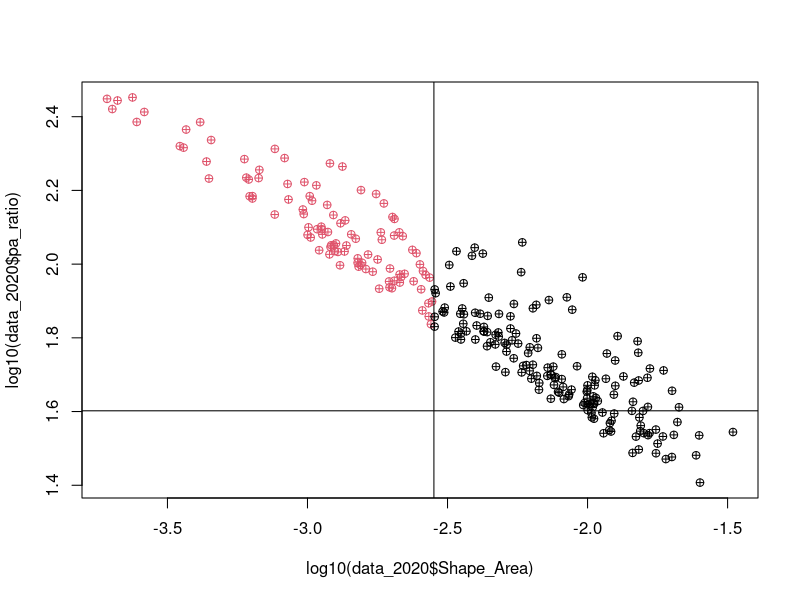
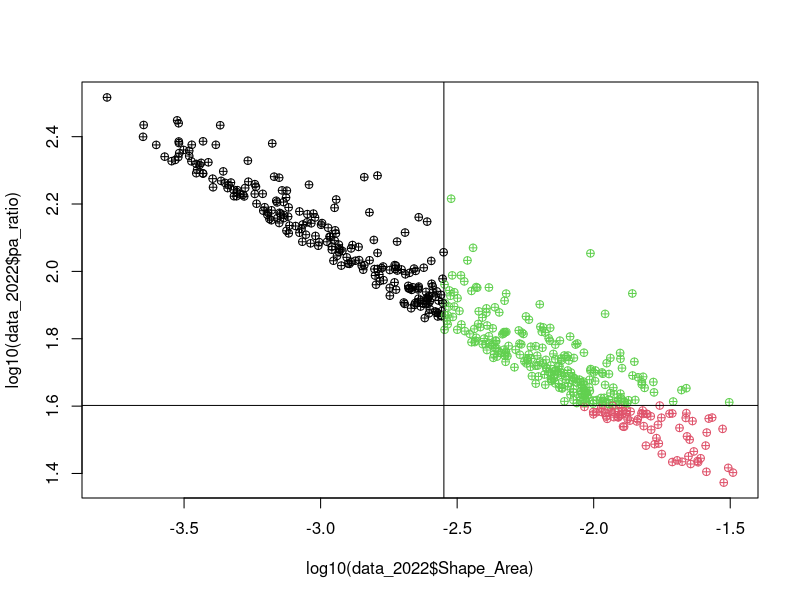

Generate these figures, in order, with R: (Note: this script raises an error after producing the figures.)

####LIBRARIES####
library(tidyverse) # you need to load the packages each time you use R

####DATA####
pa_data <- read_csv("OL_PA_all.csv")

####CLASS CHECK####
pa_data$Shape_Length <- as.numeric(pa_data$Shape_Length)
pa_data$Shape_Area <- as.numeric(pa_data$Shape_Area)
pa_data$ID <- as.factor(pa_data$ID)
pa_data$Plot_ID <- as.factor(pa_data$Plot_ID)
pa_data$Source <- as.factor(pa_data$Source)
pa_data$Fate <- as.factor(pa_data$Fate)
pa_data$Recruit[is.na(pa_data$Recruit)] <- "N" #fill the data
pa_data$Recruit <- as.factor(pa_data$Recruit)
summary(pa_data)
head(pa_data)


####Classify juvenile and adult####
pa_data$size_class[pa_data$Shape_Area<=0.002827433 ] <- 'J' #size smaller than 6 cm is juvenile
pa_data$size_class[pa_data$Shape_Area > 0.002827433] <- 'A'
pa_data$size_class <- as.factor(pa_data$size_class)

####Calculate pa_ratio####
pa_data$pa_ratio <- pa_data$Shape_Length / pa_data$Shape_Area

####Plot pa_ratio with size####
data_2020 = filter(pa_data, Year=='2020')
data_2020
plot(log10(data_2020$Shape_Area), log10(data_2020$pa_ratio),
     pch = 10,
     col = factor(data_2020$size_class))
abline(v=log10(pi*0.03^2))
abline(h=log10(40)) #check the standard of compact adult

####Classify irregular and compact adult####
levels(pa_data$size_class) <- c(levels(pa_data$size_class), "IA", "CA")
pa_data$size_class[pa_data$pa_ratio<40 & pa_data$size_class=='A'] <- 'IA'
pa_data$size_class[pa_data$pa_ratio>=40 & pa_data$size_class=='A'] <- 'CA'

####Plot pa_ratio with size base on morphological stages####
data_2022 = filter(pa_data, Year=='2022')
data_2022
plot(log10(data_2022$Shape_Area), log10(data_2022$pa_ratio),
     pch = 10,
     col = factor(data_2022$size_class))
abline(v=log10(pi*0.03^2))
abline(h=log10(40)) #check the standard of compact adult

####Plot pa_ratio and mortality####
data_2020 = filter(pa_data, Year=='2020')
data_2020$mortality <- ifelse(data_2020$Fate == "D", 0, ifelse(is.na(data_2020$Fate), 1, 1))


###Seperate data


####Add Fate (G,S) and their sa_change####
pa_data_GS <- data.frame()
# Subset the data.frame to only include observations from the two dates of interest
for (plot_id in c("M1", "M2", "TY3")) { # loop in sites
  #print(plot_id)
  for (t in 1:2) { # loop in survey times
    #print(paste0("t=",t))
    pa_data_subset <- pa_data[pa_data$Plot_ID == plot_id,]
    pa_data_subset <- pa_data_subset[pa_data_subset$Survey_times == t | pa_data_subset$Survey_times == t+1, ]
    pa_data_subset <- pa_data_subset[!(pa_data_subset$Fate %in% c("D","Fu","Fi") & pa_data_subset$Survey_times == t), ]
    pa_data_subset <- pa_data_subset[!(pa_data_subset$Recruit == "Y"& pa_data_subset$Survey_times == t+1),] #don't calculate new colonies
    pa_data_subset <- pa_data_subset[!(!is.na(pa_data_subset$Source) & pa_data_subset$Survey_times == t+1),]
    
    # Create a new data.frame to store the area change for each coral colony
    area_change_df <- data.frame(ID = unique(pa_data_subset$ID), sa_change = NA)
    
    # Loop through each ID and calculate the area change between the two dates
    for (i in 1:length(unique(pa_data_subset$ID))) {
      #print(paste0("i=",i))
      current_id <- unique(pa_data_subset$ID)[i]
      current_area <- pa_data_subset[pa_data_subset$ID == current_id & pa_data_subset$Survey_times == t, "Shape_Area"]
      future_area <- pa_data_subset[pa_data_subset$ID == current_id & pa_data_subset$Survey_times == t+1, "Shape_Area"]
      # Check if current_area and future_area are not NA
      if (nrow(current_area) > 0 & nrow(future_area) > 0) {
        area_change <- future_area - current_area
        area_change_df[i, "sa_change"] <- area_change
      }
    }
    pa_data_subset <- pa_data_subset[pa_data_subset$Survey_times == t,] #only left t to merge
    # Merge the area change data.frame back into the original data.frame using the ID variable
    pa_data_subset$sa_change <- area_change_df$sa_change[match(pa_data_subset$ID, area_change_df$ID)]
    pa_data_GS <- rbind(pa_data_GS, pa_data_subset)
    }
}

#Calculate for growth and shrink
pa_data_GS$Fate <- ifelse(pa_data_GS$sa_change >= 0, "G", "S")

#pa_data <- pa_data %>%
 # left_join(pa_data_rbind %>% select(ID, Date, Time, sa_change, Fate),
  #          by = c("ID", "Date", "Time"))

####Add sa_change of D and N####
pa_data_DN <- data.frame()

# Subset the data.frame to only include D and N colonies
plot_id <- "M1"
t <- 1

pa_data_subset <- pa_data[pa_data$Plot_ID == plot_id,]
pa_data_subset <- pa_data_subset[pa_data_subset$Survey_times == t | pa_data_subset$Survey_times == t+1, ]
pa_data_subset <- pa_data_subset[(pa_data_subset$Fate == "D" & pa_data_subset$Survey_times == t) | (pa_data_subset$Recruit == "Y"& pa_data_subset$Survey_times == t+1), ]

pa_data_subset <- pa_data_subset[!(!is.na(pa_data_subset$Source) & pa_data_subset$Survey_times == t+1),]



# Create a new data.frame to store the area change for each coral colony
area_change_df <- data.frame(ID = unique(pa_data_subset$ID), sa_change = NA)


# Loop through each ID and calculate the area change between the two dates
for (i in 1:length(unique(pa_data_subset$ID))) {
  #print(paste0("i=",i))
  current_id <- unique(pa_data_subset$ID)[i]
  current_area <- pa_data_subset[pa_data_subset$ID == current_id & pa_data_subset$Survey_times == t, "Shape_Area"]
  future_area <- pa_data_subset[pa_data_subset$ID == current_id & pa_data_subset$Survey_times == t+1, "Shape_Area"]
  # Check if current_area and future_area are not NA
  if (nrow(current_area) > 0 & nrow(future_area) > 0) {
    area_change <- future_area - current_area
    area_change_df[i, "sa_change"] <- area_change
  }
}

####Calculate Fate####

